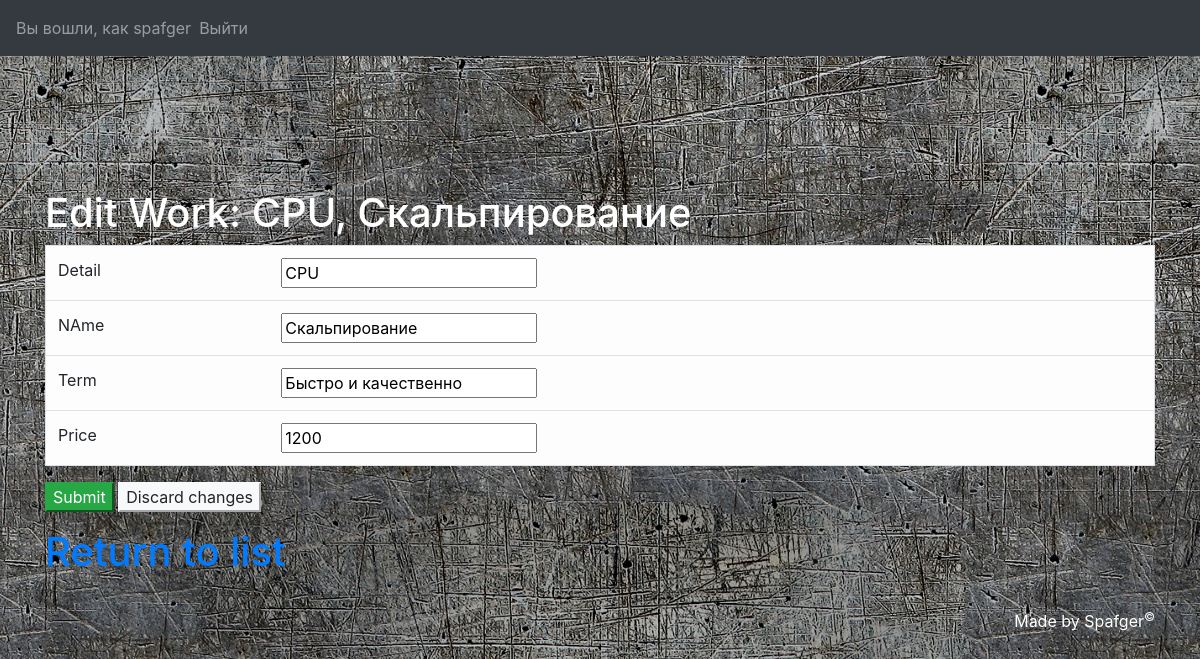
The page /LabaUD/mainmenu/Work/editworkform/1 (signed in) on the database its author committed.
### LabaUD/models.py (models this page shows)
class Work(models.Model):
    id_work = models.AutoField(primary_key=True)
    detail = models.CharField(max_length=128)
    work_name = models.CharField(max_length=64)
    work_term = models.CharField(max_length=128)
    work_price = models.IntegerField()
    def __str__(self):
        return self.detail + ", " + self.work_name

### LabaUD/views.py (the view, shortened to what this page needs)
# urls.py: url(r'^mainmenu/Work/editworkform/(?P<work_name>[\w-]+)$', views.editwork_form, name='edit_work'),
def editwork_form(request, work_name):
    cur_user = get_user(request)
    if cur_user.is_staff:
        work = Work.objects.get(id_work=work_name)
        form = Work_Form(instance=work)
        flag = False
        return render(request, "bdedit/Work/editwork.html", locals())
    else:
        return redirect("../../../failed")

### LabaUD/forms.py
class Work_Form(ModelForm):
    class Meta:
        model = Work
        fields = ["id_work", "detail", "work_name", "work_term", "work_price"]

### templates/bdedit/Work/editwork.html (shortened to what this page needs)
{% extends "base.html" %}
{% block content %}
    <div class="container">
        <h1 style="color: #FFFFFF">Edit Work: {{ work }}</h1>
    </div>
    <div class="container">
        <form action="" method="post">
            <table class="table table-light border" align="center">
                <tr>
                    <td>Detail</td>
                    <td>{{ form.detail }}</td>
                </tr>
                <tr>
                    <td>NAme</td>
                    <td>{{ form.work_name }}</td>
                </tr>
                <tr>
                    <td>Term</td>
                    <td>{{ form.work_term }}</td>
                </tr>
                <tr>
                    <td>Price</td>
                    <td>{{ form.work_price }}</td>
                </tr>
            </table>
            <p>
                <input type="submit" class="btn-success">
                <a href="../outwork"><input type="button" class="btn-light" value="Discard changes"></a>
            </p>
        </form>
        <h1><a href="{% url "out_work" %}">Return to list</a></h1>
    </div>
{% endblock content %}

### templates/header.html (shortened to what this page needs)
<nav class="navbar navbar-expand-sm bg-dark navbar-dark">
{% if cur_user.id is not None %}
<ul class="navbar-nav mr-2">
    <li class="nav-item">
        <span class="navbar-text">
            Вы вошли, как {{ cur_user }}
        </span>
    </li>
    <li class="nav-item">
        <a class="nav-link" href="{% url 'logout' %}">Выйти</a>
    </li>
</ul>
{% endif %}
</nav>
<div class="container-fluid">
    <table class="w-75" style="height: 100px; margin: 0 auto">
            <tr>
            </tr>
    </table>
</div>
<hr>

### rows shown on the page
Work: detail+work_name "CPU, Скальпирование", detail "CPU", work_name "Скальпирование", work_term "Быстро и качественно", work_price "1200"

### other values the page prints
{{ cur_user }} "spafger"
